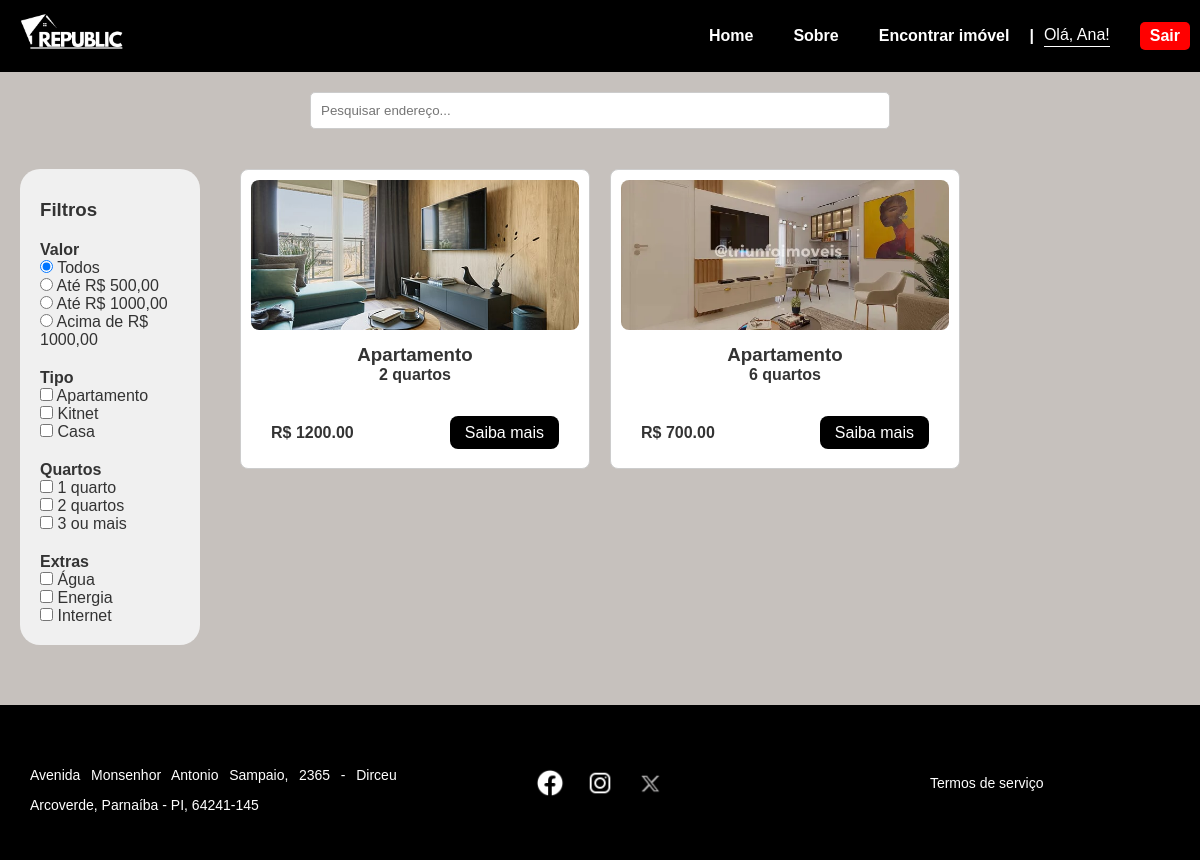
/pesquisa (signed in), run on the app's committed database.
### tables this page shows
CREATE TABLE usuarios (
    id INTEGER PRIMARY KEY AUTOINCREMENT,
    nome TEXT NOT NULL,
    email TEXT NOT NULL UNIQUE,
    senha TEXT NOT NULL,
    celular TEXT NOT NULL
);

CREATE TABLE apartamentos (
    id INTEGER PRIMARY KEY AUTOINCREMENT,
    endereco TEXT,
    bairro TEXT,
    numero TEXT,
    cep TEXT,
    complemento TEXT,
    valor REAL,
    quartos INTEGER,
    banheiros INTEGER,
    inclusos TEXT,
    outros TEXT,
    descricao TEXT,
    imagem TEXT,
    tipo TEXT
, usuario_id INTEGER);

### app.py (the view)
@app.route('/pesquisa')
def pesquisa():
    conn = sqlite3.connect('instance/banco.db')
    cursor = conn.cursor()
    cursor.execute("SELECT id, tipo, quartos, valor, endereco, inclusos, imagem FROM apartamentos")
    rows = cursor.fetchall()
    conn.close()
    apartamentos = []
    for row in rows:
        apt = {
            'id': row[0],
            'tipo': row[1],
            'quartos': row[2],
            'valor': row[3],
            'endereco': row[4],
            'inclusos': row[5].split(',') if row[5] else [],
            'imagens': row[6].split(',') if row[6] else ['default.jpg']
        }
        apartamentos.append(apt)
    return render_template('pesquisa.html', apartamentos=apartamentos)

### app.py (called while the page is built)
def obter_usuario_nome():
    if 'usuario_id' in session:
        conn = sqlite3.connect('instance/banco.db')
        cursor = conn.cursor()
        cursor.execute('SELECT nome FROM usuarios WHERE id = ?', (session['usuario_id'],))
        usuario = cursor.fetchone()
        conn.close()
        if usuario:
            return usuario[0]
    return None

@app.context_processor
def inject_usuario_nome():
    return dict(usuario_nome=obter_usuario_nome())

### templates/pesquisa.html (shortened to what this page needs)
<!DOCTYPE html>
<html lang="pt-BR">
<head>
    <link rel="stylesheet" href="{{ url_for('static', filename='css/style.css') }}">
    <link rel="stylesheet" href="{{ url_for('static', filename='css/pesquisa.css') }}">
</head>
<body>
    <header class="header">
        <div class="logo">
            <a href="{{ url_for('index') }}">
                <img src="{{ url_for('static', filename='img/logo/logo_branca.png') }}" alt="Republic Logo">
            </a>
        </div>
        <nav class="nav">
            <a href="{{ url_for('index') }}">Home</a>
            <a href="{{ url_for('sobre') }}">Sobre</a>
            <a href="{{ url_for('pesquisa') }}">Encontrar imóvel</a>
            {% if usuario_nome %}
                <div class="user-info">
                    <div class="separator">|</div>
                    <span class="saudacao">Olá, {{ usuario_nome }}!</span>
                    <a href="{{ url_for('logout') }}" class="logout-btn">Sair</a>
                </div>
            {% else %}
                <a href="{{ url_for('cadastro') }}">Login / Cadastro</a>
            {% endif %}
        </nav>
    </header>
    <section class="search-bar">
        <input type="text" id="searchInput" placeholder="Pesquisar endereço...">
    </section>
    <main>
        <aside class="filters">
            <h3>Filtros</h3>
            <h4>Valor</h4>
            <label><input type="radio" name="valor" value="todos" checked> Todos</label><br>
            <label><input type="radio" name="valor" value="500"> Até R$ 500,00</label><br>
            <label><input type="radio" name="valor" value="1000"> Até R$ 1000,00</label><br>
            <label><input type="radio" name="valor" value="acima"> Acima de R$ 1000,00</label>
            <h4>Tipo</h4>
            <label><input type="checkbox" name="tipo" value="apartamento"> Apartamento</label><br>
            <label><input type="checkbox" name="tipo" value="kitnet"> Kitnet</label><br>
            <label><input type="checkbox" name="tipo" value="casa"> Casa</label>
            <h4>Quartos</h4>
            <label><input type="checkbox" name="quartos" value="1"> 1 quarto</label><br>
            <label><input type="checkbox" name="quartos" value="2"> 2 quartos</label><br>
            <label><input type="checkbox" name="quartos" value="3"> 3 ou mais</label>
            <h4>Extras</h4>
            <label><input type="checkbox" name="extras" value="agua"> Água</label><br>
            <label><input type="checkbox" name="extras" value="energia"> Energia</label><br>
            <label><input type="checkbox" name="extras" value="internet"> Internet</label>
        </aside>
        <section class="cards" id="cardContainer">
            {% for apt in apartamentos %}
            <div class="card"
                data-tipo="{{ apt.tipo }}"
                data-quartos="{{ apt.quartos }}"
                data-valor="{{ apt.valor }}"
                data-extras="{{ apt.inclusos|join(',') }}"
                data-endereco="{{ apt.endereco }}">
                <div class="imagens-card">
                    {% set primeira_imagem = apt.imagens[0] if apt.imagens else 'default.jpg' %}
                    <img src="{{ url_for('static', filename='img/apts/' ~ primeira_imagem) }}" alt="Imagem do imóvel">
                </div>
                <h3>{{ apt.tipo|capitalize }}</h3>
                <p>{{ apt.quartos }} quarto{{ 's' if apt.quartos > 1 }}</p>
                <div class="card-footer">
                    <p class="preco">R$ {{ "%.2f"|format(apt.valor|float) }}</p>
                    <div class="botao">
                        <a href="{{ url_for('detalhes_apartamento', id=apt.id) }}">Saiba mais</a>
                    </div>
                </div>
            </div>
            {% endfor %}
        </section>
    </main>
    <footer class="footer">
        <div class="footer-content">
            <div class="container text-center">
                <div class="row">
                    <div class="col">
                        <p>Avenida Monsenhor Antonio Sampaio, 2365 - Dirceu Arcoverde, Parnaíba - PI, 64241-145</p>
                    </div>
                    <div class="col">
                        <div class="socials">
                            <a href="#"><img src="{{ url_for('static', filename='img/socials/facebook.png') }}" alt="Facebook"></a>
                            <a href="#"><img src="{{ url_for('static', filename='img/socials/ig.png') }}" alt="Instagram"></a>
                            <a href="#"><img src="{{ url_for('static', filename='img/socials/x.webp') }}" alt="X"></a>
                        </div>
                    </div>
                    <div class="col">
                        <a href="{{ url_for('termos') }}">Termos de serviço</a>
                    </div>
                </div>
            </div>
        </div>
    </footer>
</body>
</html>

### static/css/style.css (style rules this page uses)
* { margin: 0; padding: 0; box-sizing: border-box; }
body { font-family: Arial, sans-serif; background-color: #c6c1bd; color: #333; }
.nav { display: flex; align-items: center; gap: 20px; }
.user-info { display: flex; align-items: center; gap: 10px; }
.separator { color: white; font-weight: bold; }
.saudacao { color: white; border-bottom: 1px solid white; padding-bottom: 2px; }
.logout-btn { background-color: red; color: white; padding: 5px 10px; border-radius: 5px; text-decoration: none; font-weight: bold; transition: background-color 0.3s; }
.header { background: rgb(0, 0, 0); display: flex; align-items: center; justify-content: space-between; padding: 10px; }
.logo img { width: 120px; }
.nav a { color: white; text-decoration: none; margin-left: 20px; font-weight: bold; }
.container { padding: 30px 50px; }
.container p { text-align: justify; line-height: 30px; margin-top: 15px; }
.card { background-color: rgba(255, 255, 255, 0.849); padding: 20px; border-radius: 10px; width: 300px; height: 250px; }
.card img { width: 50px; height: 50px; margin-top: 25%; margin-bottom: 10px; }
.card p { font-size: 16px; font-weight: bold; }
.footer { background-color: black; color: white; padding: 30px 0; font-size: 14px; }
.footer-content .container { max-width: 1200px; margin: 0 auto; padding: 0 20px; }
.footer-content .row { display: flex; justify-content: space-between; align-items: center; flex-wrap: wrap; text-align: center; }
.footer-content .col { flex: 1; padding: 10px; }
.footer-content .socials a img { width: 30px; margin: 0 8px; vertical-align: middle; }
.footer-content a { color: white; text-decoration: none; }

### static/css/pesquisa.css (style rules this page uses)
.search-bar { margin: 20px; text-align: center; }
.search-bar input { padding: 10px; width: 50%; border-radius: 5px; border: 1px solid #ccc; }
main { display: flex; }
.filters { width: 15%; padding: 20px; background: #f0f0f0; margin: 20px; border-radius: 20px; }
.filters h3 { margin-top: 10px; }
.filters h4 { margin-top: 20px; }
.cards { width: 80%; padding: 20px; display: grid; grid-template-columns: repeat(3, 1fr); gap: 20px; }
.cards .card { width: 350px; height: 300px; background: white; border: 1px solid #ccc; padding: 10px; border-radius: 8px; text-align: center; display: flex; flex-direction: column; justify-content: space-between; }
.card img { width: 100%; height: 150px; object-fit: cover; border-radius: 8px; margin-top: 0; }
.card-footer { display: flex; justify-content: space-between; align-items: center; margin-top: 20px; width: 100%; padding: 20px; }
.preco { font-weight: bold; font-size: 1.2em; text-align: left; flex: 1; }
.botao { text-align: right; }
.botao a { background-color: black; color: white; padding: 8px 15px; text-decoration: none; border-radius: 8px; }
footer { background: black; color: white; padding: 20px; margin-top: 40px; }

### data on the page
usuarios: nome "Ana"
apartamentos: shows a picture, tipo "Apartamento", quartos "2", quartos "s", valor "1200.00"
apartamentos: imagem (picture), tipo "Apartamento", quartos "6", quartos "s", valor "700.00"
